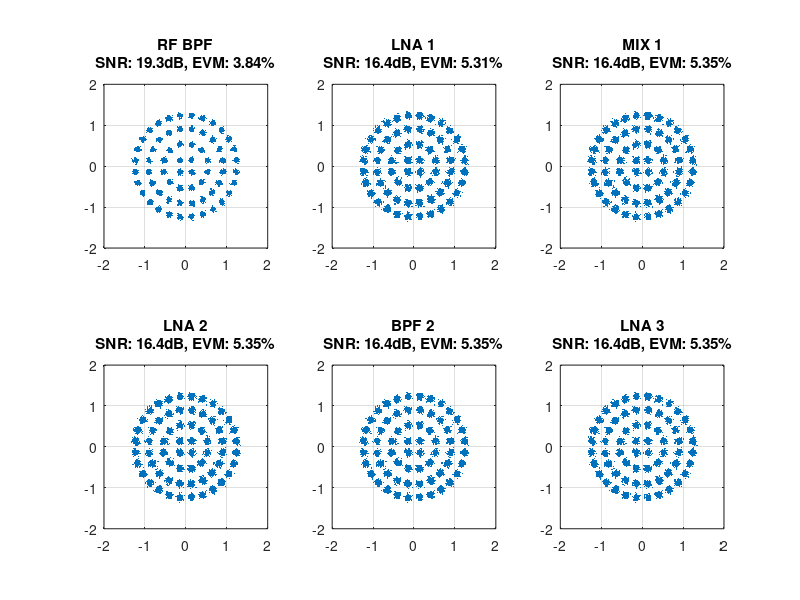

Reproduce this figure in MATLAB.
% DVB-S2X 64-APSK Receiver Simulation in MATLAB
clear; clc; close all;

%% 1. Parameters
Rs = 10e6; % Symbol rate 10 Msps
sps = 8;   % Samples per symbol
fs = Rs * sps; % Sampling frequency
rolloff = 0.2;
numSym = 10000; % Number of symbols to simulate

% Derived Parameters
T0 = 290;
T_ant = 150;
k_B = 1.380649e-23;
B_noise = Rs * (1 + rolloff); % Noise bandwidth
P_noise_in_W = k_B * T_ant * B_noise;
P_noise_in_dBm = 10*log10(P_noise_in_W) + 30;
SNR_in_dB = 20;
P_sig_in_dBm = P_noise_in_dBm + SNR_in_dB;
P_sig_in_W = 10^((P_sig_in_dBm-30)/10);

%% 2. Generate Symbols (DVB-S2 64-APSK: 4-12-20-28)
% Radii ratios for typical DVB-S2 64-APSK
n_points_per_ring = [4, 12, 20, 28];
ring_radii = [1.0, 2.73, 4.52, 6.15]; 

% Build the 64-APSK constellation array
constellation = zeros(64, 1);
idx = 1;
for i = 1:length(n_points_per_ring)
    N = n_points_per_ring(i);
    % Offset of pi/N aligns points diagonally like the standard 64-APSK
    phases = (0:N-1) * (2*pi / N) + (pi / N);
    constellation(idx : idx + N - 1) = ring_radii(i) * exp(1j * phases);
    idx = idx + N;
end

% Normalize constellation
constellation = constellation / sqrt(mean(abs(constellation).^2));

% Generate random symbol indices and map to constellation
tx_data = randi([1 64], numSym, 1);
tx_sym = constellation(tx_data);

%% 3. Pulse Shaping (RRC) Fallback
span = 20; % Symbol span for RRC
t = -span/2:1/sps:span/2;
rrcFilter = zeros(size(t));
for i = 1:length(t)
    if t(i) == 0.0
        rrcFilter(i) = 1.0 - rolloff + 4*rolloff/pi;
    elseif abs(abs(t(i)) - 1/(4*rolloff)) < 1e-6
        rrcFilter(i) = (rolloff/sqrt(2))*((1+2/pi)*sin(pi/(4*rolloff)) + (1-2/pi)*cos(pi/(4*rolloff)));
    else
        num = sin(pi*t(i)*(1-rolloff)) + 4*rolloff*t(i).*cos(pi*t(i)*(1+rolloff));
        den = pi*t(i).*(1-(4*rolloff*t(i)).^2);
        rrcFilter(i) = num / den;
    end
end
rrcFilter = rrcFilter / norm(rrcFilter);

tx_sig = zeros(length(tx_sym)*sps + length(rrcFilter) - 1, 1);
for i = 1:length(tx_sym)
    idx = (i-1)*sps + 1;
    tx_sig(idx:idx+length(rrcFilter)-1) = tx_sig(idx:idx+length(rrcFilter)-1) + tx_sym(i) * rrcFilter.';
end

% Set input power
tx_sig = tx_sig / sqrt(mean(abs(tx_sig).^2)); % Use RMS power
sig_in = tx_sig * sqrt(P_sig_in_W);

%% 4. Define Stages
% Format: {'Name', Gain_dB, NF_dB, P1dB_dBm, IP3_dBm, 'Ref_Port', PhaseNoise_dBcPerHz}
% Ref_Port: 'In' (IIP3/IP1dB) or 'Out' (OIP3/OP1dB)
stages = {
    'RF BPF', -0.4, 0.4,   Inf,  Inf, 'In',  -Inf;
    'LNA 1',   29.0, 1.8,   8.5, 17.5, 'Out', -Inf; % ADL8142S
    'IRF',    -0.6, 0.6,   Inf,  Inf, 'In',  -Inf;
    'MIX 1',  -9.0, 9.0,   2.0, 14.0, 'In',  -110;  % HMC264LC3B
    'IF 1 BPF',-0.6, 0.6,   Inf,  Inf, 'In',  -Inf;
    'LNA 2',   23.7, 0.27,  18.5, 27.8, 'Out', -Inf; % SAV-541-DG+
    'MIX 2 BB',-6.5, 6.5,  14.0, 30.0, 'In',  -143;  % SYM-25DHW+
    'BPF 2',  -3.0, 3.0,   Inf,  Inf, 'In',  -Inf;
    'LNA 3',   50.0, 3.5,  41.0, 43.0, 'Out', -Inf; % ZHL-20W-13SWX+
    'LIMITER', -0.5, 0.5,   Inf,  Inf, 'Out', -Inf  % Simulated strictly via voltage threshold below
};

numStages = size(stages, 1);
sig_current = sig_in;

noise_in = sqrt(P_noise_in_W / 2) * (randn(size(sig_in)) + 1j*randn(size(sig_in)));
rx_chain = sig_current + noise_in;

N_t0 = k_B * T0 * B_noise;
N_current = P_noise_in_W;
Gain_total_lin = 1.0;

fprintf('\n=== Receiver Chain Metrics ===\n');
fprintf('%-15s | %-10s | %-10s | %-10s | %-10s\n', 'Stage', 'SNR (dB)', 'EVM (%)', 'Gain (dB)', 'P_sig (dBm)');

results_sig = cell(numStages, 1);
results_snr = zeros(numStages, 1);
results_evm = zeros(numStages, 1);

for i = 1:numStages
    name = stages{i, 1};
    g_db = stages{i, 2};
    nf_db = stages{i, 3};
    p1db_spec = stages{i, 4};
    ip3_spec = stages{i, 5};
    ref_port = stages{i, 6};
    pn_dbc = stages{i, 7};
    
    g_lin = 10^(g_db/10);
    f_lin = 10^(nf_db/10);
    
    % Translate everything to Input Referred (IIP3 and IP1dB)
    if strcmp(ref_port, 'Out')
        iip3_dbm = ip3_spec - g_db;
        ip1db_dbm = p1db_spec - g_db;
    else
        iip3_dbm = ip3_spec;
        ip1db_dbm = p1db_spec;
    end
    
    % Keep the unamplified version for non-linear calculations
    rx_chain_in = rx_chain;
    
    % Signal Amplification
    rx_chain = rx_chain * sqrt(g_lin);
    Gain_total_lin = Gain_total_lin * g_lin;
    
    % Add Stage Noise
    P_added = N_t0 * g_lin * (f_lin - 1);
    local_noise = sqrt(P_added / 2) * (randn(size(rx_chain)) + 1j*randn(size(rx_chain)));
    rx_chain = rx_chain + local_noise;
    
    % Add Phase Noise from Local Oscillator (Mixer stages)
    if pn_dbc > -1000
        pn_var = 10^(pn_dbc/10) * B_noise;
        phase_jitter = sqrt(pn_var) * randn(size(rx_chain));
        rx_chain = rx_chain .* exp(1j * phase_jitter);
    end
    
    % Apply Soft/Hard Clipping (P1dB & IP3)
    if iip3_dbm < Inf || ip1db_dbm < Inf
        if iip3_dbm < Inf
            iip3_W = 10^((iip3_dbm - 30)/10);
            compression_factor = (1/3) * (abs(rx_chain_in).^2 / iip3_W);
            compression_factor(compression_factor > 0.9) = 0.9;
            rx_chain = rx_chain .* (1 - compression_factor);
        end
        if ip1db_dbm < Inf
            ip1db_W = 10^((ip1db_dbm - 30)/10);
            P_in_inst = abs(rx_chain_in).^2;
            clip_mask = P_in_inst > (ip1db_W * 0.794); % ~1dB before IP1dB
            if any(clip_mask)
                rx_chain(clip_mask) = rx_chain(clip_mask) .* sqrt(ip1db_W ./ P_in_inst(clip_mask));
            end
        end
    end
    if strcmp(name, 'LIMITER')
        % Typical RF Limiter threshold set here to limit amplitude exceeding +10dBm (output)
        lim_thresh_W = 10^((10.0 - 30)/10);
        P_out_inst = abs(rx_chain).^2;
        clip_mask = P_out_inst > lim_thresh_W;
        if any(clip_mask)
            rx_chain(clip_mask) = rx_chain(clip_mask) .* sqrt(lim_thresh_W ./ P_out_inst(clip_mask));
        end
    end
    
    % Update Noise Floor for SNR Tracking
    N_current = N_current * g_lin + P_added;
    P_sig_curr = P_sig_in_W * Gain_total_lin;
    snr_curr = 10*log10(P_sig_curr / N_current);
    
    % RX Filtering & EVM Eval
    rx_filt = conv(rx_chain, rrcFilter);
    rx_filt = rx_filt(1:sps:end);
    
    % Auto-align using cross-correlation
    [xc, lags] = xcorr(rx_filt(1:min(length(rx_filt), 2000)), tx_sym(1:500));
    [~, max_idx] = max(abs(xc));
    opt_delay = lags(max_idx);
    
    if opt_delay < 0
        opt_delay = span; % Fallback
    end
    
    eval_len = numSym - opt_delay;
    rx_sym = rx_filt(opt_delay + 1 : opt_delay + eval_len);
    tx_eval = tx_sym(1:eval_len);
    
    % Optimal phase & gain scaling
    alpha = (tx_eval' * rx_sym) / (rx_sym' * rx_sym);
    rx_sym_norm = rx_sym * alpha;
    
    evm = sqrt(mean(abs(rx_sym_norm - tx_eval).^2) / mean(abs(tx_eval).^2)) * 100;
    
    results_sig{i} = rx_sym_norm;
    results_snr(i) = snr_curr;
    results_evm(i) = evm;
    
    fprintf('%-15s | %10.2f | %10.2f | %10.2f | %10.2f\n', name, snr_curr, evm, g_db, 10*log10(P_sig_curr)+30);
end

% Check baseband output against 1Vpp targeted gain logic
BB_vpp = 2 * sqrt(2 * P_sig_in_W * Gain_total_lin * 50); % Approx Vpp on 50 ohms
fprintf('\nFinal Vpp on 50 Ohms: %.3f V\n', BB_vpp);

%% 6. Plot Constellations
f = figure('Name', 'Receiver Stage Constellations', 'Position', [100, 100, 1200, 800], 'Visible', 'off');
plot_idx = [1, 2, 4, 6, 8, 9]; % Select key stages to plot
for k = 1:length(plot_idx)
    idx = plot_idx(k);
    subplot(2, 3, k);
    plot(real(results_sig{idx}), imag(results_sig{idx}), '.', 'MarkerSize', 2);
    title(sprintf('%s\nSNR: %.1fdB, EVM: %.2f%%', stages{idx,1}, results_snr(idx), results_evm(idx)));
    grid on; axis square;
    xlim([-2 2]); ylim([-2 2]);
end
saveas(f, 'matlab_constellations.png');
disp('Saved constellations to matlab_constellations.png');
